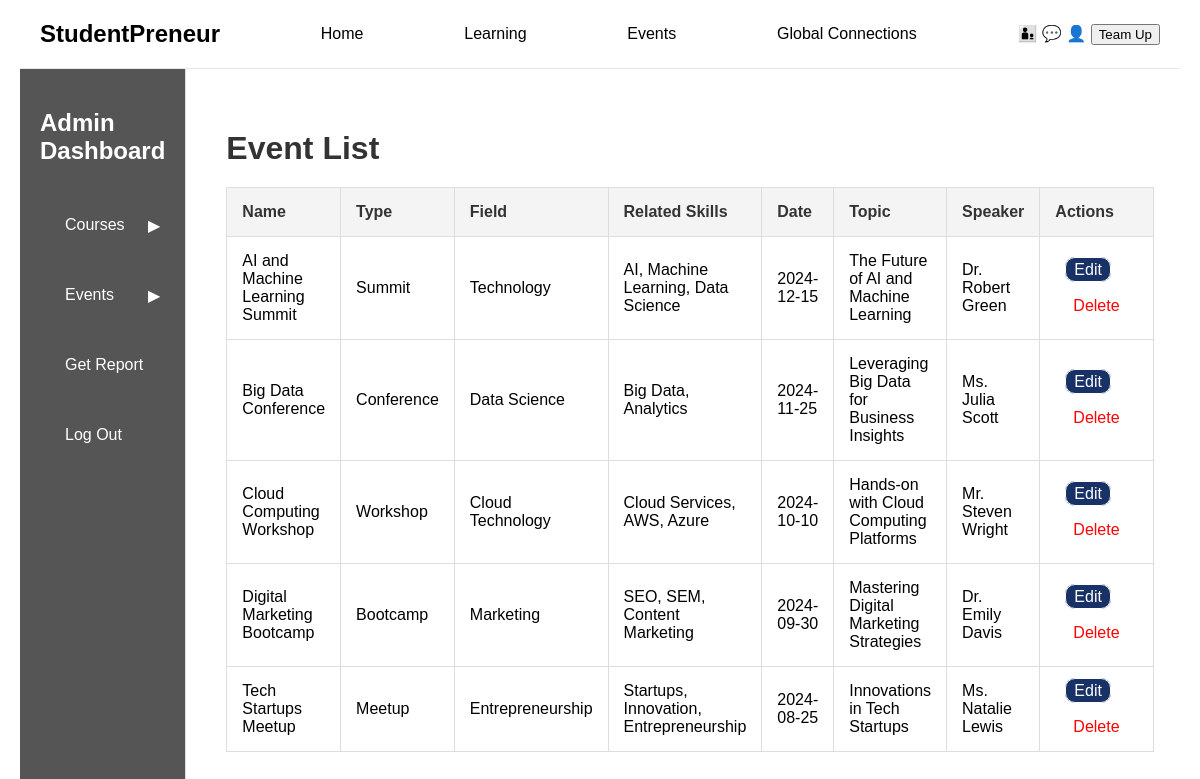
The page /Group5_0720/admindashboard/admin.php?page=event_list on the database its author committed.
### tables this page shows
CREATE TABLE IF NOT EXISTS `event` (
  `id` INT(11) NOT NULL AUTO_INCREMENT,
  `name` VARCHAR(255) NOT NULL,
  `field` VARCHAR(100) NOT NULL,
  `type` VARCHAR(100) NOT NULL,
  `related_skills` TEXT NOT NULL,
  `date` DATE NOT NULL,
  `topic` VARCHAR(255) NOT NULL,
  `speaker` VARCHAR(255) NOT NULL,
  PRIMARY KEY (`id`)
);

### Group5_0720/admindashboard/event_list.php (the view, shortened to what this page needs)
<div class="content">
    <h1 class="course-title">Event List</h1>
    <?php
    include 'db_connect.php';
    $sql = "SELECT * FROM event";
    $result = $conn->query($sql);
    if ($result->num_rows > 0) {
        echo "<table class='course-table'>
                <thead>
                    <tr>
                        <th>Name</th>
                        <th>Type</th>
                        <th>Field</th>
                        <th>Related Skills</th>
                        <th>Date</th>
                        <th>Topic</th>
                        <th>Speaker</th>
                        <th>Actions</th>
                    </tr>
                </thead>
                <tbody>";
        while ($row = $result->fetch_assoc()) {
            echo "<tr>
                    <td>" . htmlspecialchars($row["name"]) . "</td>
                    <td>" . htmlspecialchars($row["type"]) . "</td>
                    <td>" . htmlspecialchars($row["field"]) . "</td>
                    <td>" . htmlspecialchars($row["related_skills"]) . "</td>
                    <td>" . htmlspecialchars($row["date"]) . "</td>
                    <td>" . htmlspecialchars($row["topic"]) . "</td>
                    <td>" . htmlspecialchars($row["speaker"]) . "</td>
                    <td>
                       <a href='admin.php?page=event_list&edit_id=" . urlencode($row["id"]) . "' class='edit-link'>Edit<br></a>
                    <br>
					<a href='admin.php?page=event_list&delete_id=" . urlencode($row["id"]) . "' class='delete-link' onclick='return confirm(\"Are you sure you want to delete this event?\")'>Delete</a>
                </td>
                </tr>";
        }
        echo "</tbody></table>";
    }
    ?>
</div>

### Group5_0720/admindashboard/styleadmin.css (style rules this page uses)
body { font-family: Arial, sans-serif; margin: auto 20px; padding: 0; box-sizing: border-box; }
a { text-decoration: none; color: inherit; }
.content { flex: 1; padding: 20px; box-sizing: border-box; }
.course-title { font-size: 2em; color: #333; margin-bottom: 20px; }
.course-table { border-collapse: collapse; margin-bottom: 0; }
.course-table th, .course-table td { border: 1px solid #ddd; padding: 15px; text-align: left; }
.course-table th { background-color: #f4f4f4; color: #333; }
.course-table td { background-color: #fff; }
.edit-link { color: #ffffff; border: 1px solid; text-decoration: none; border-radius: 10px; background-color: #183166; padding: 3px 8px; margin-left: 10px; }
.delete-link { color: #ff0303; text-decoration: none; border-radius: 10px; padding: 3px 8px; margin: 10px; }

### rows shown on the page
event: name "AI and Machine Learning Summit", type "Summit", field "Technology", related_skills "AI, Machine Learning, Data Science", date "2024-12-15", topic "The Future of AI and Machine Learning", speaker "Dr. Robert Green"
event: name "Big Data Conference", type "Conference", field "Data Science", related_skills "Big Data, Analytics", date "2024-11-25", topic "Leveraging Big Data for Business Insights", speaker "Ms. Julia Scott"
event: name "Cloud Computing Workshop", type "Workshop", field "Cloud Technology", related_skills "Cloud Services, AWS, Azure", date "2024-10-10", topic "Hands-on with Cloud Computing Platforms", speaker "Mr. Steven Wright"
event: name "Digital Marketing Bootcamp", type "Bootcamp", field "Marketing", related_skills "SEO, SEM, Content Marketing", date "2024-09-30", topic "Mastering Digital Marketing Strategies", speaker "Dr. Emily Davis"
event: name "Tech Startups Meetup", type "Meetup", field "Entrepreneurship", related_skills "Startups, Innovation, Entrepreneurship", date "2024-08-25", topic "Innovations in Tech Startups", speaker "Ms. Natalie Lewis"
